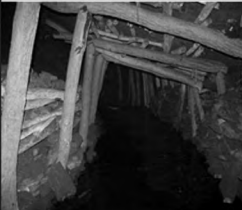
#> input picture matlab/MSR/paper1_1.png, 242 x 210 px, found by its file name
$ python Retinex_dodging.py
#> lines starting #> are read from the running program, lines starting #| are printed output that depends on the picture
#> further down, im is the input picture: shape (210, 242, 3); min 0, max 233, mean 63.9
#> in _BGR2HSV, `dst = cv2.cvtColor(input_img, cv2.COLOR_BGR2HSV)`: dst: shape (42, 48, 3); mean H, S, V 0, 0, 63.3
#> in _BGR2HSV, `h_img, s_img, v_img = cv2.split(dst)`: h_img: shape (42, 48); every value is 0
'''
Retinex匀光算法

***接口函数***
Retinex(input_img,filter=['Gauss'],ksize=[3],weight=[1],gstd=0,hstd=0)
    函数说明：Retinex匀光算法(SSR/MSR)，返回处理后的图像
    参数说明：input_img 单通道图片
_BGR2HSV(input_img,model='opencv')
_HSV2BGR(h_img,s_img,v_img,model='opencv')
_HSV_channel_histogram(h_img,s_img,v_img)
    函数说明：归一化h、s、v三通道数值并显示各直方图，无返回值
_BGR2HLS(input_img,model='opencv')
_HLS2BGR(h_img,l_img,s_img,model='opencv')
'''
import cv2
import numpy as np
import matplotlib.pyplot as plt

def Retinex(input_img,filter=['Gauss'],ksize=[3],weight=[1],gstd=0,hstd=0): # gstd-空间高斯函数标准差;sstd-灰度值相似性高斯函数标准差
    '''Retinex匀光算法(SSR/MSR)流程:
        1.估计照度分量;2.计算反射分量;3.反射分量增强
        ***注意***
        输出input_img必须为单通道图像,即len(input_img.shape)=2
    '''
#> called with gstd = 0, hstd = 0
    multi_scale = len(filter)
    blur_img = []
    # 检查输入图像维度
    if(len(input_img.shape)!=2):
        raise RuntimeError('The dimensionality of input image must be 2')
    # 检查filter,ksize和weight三者维度是否一致
    if(len(filter)!=len(ksize) or len(filter)!=len(weight)):
        raise RuntimeError('The number of filter, ksize and weight are not equal')
    # 检查滤波器大小和权重和
    if(multi_scale==1):
        if (ksize[0] % 2 != 1):
            raise RuntimeError('Filter ksize must be odd')
        if(weight[0]!=1):
            raise RuntimeError('The weight must be 1')
    else:
        for i in ksize:
            if(i % 2 != 1):
                raise RuntimeError('Filter ksize must be odd')
        if(sum(weight)!=1):
            raise RuntimeError('The sum of weight must be 1')
    # 计算照度分量
    def filter_blur(input_img=input_img,filter=filter[0],ksize=ksize[0],gstd=gstd,hstd=hstd):
        if (filter == 'Gauss'):
            blur = cv2.GaussianBlur(input_img, (ksize, ksize), gstd)
        elif (filter == 'Mean'):
            blur = cv2.blur(input_img, (ksize, ksize))
        elif (filter == 'Median'):
            blur = cv2.medianBlur(input_img, ksize)
        elif (filter == 'Bilateral'):
            blur = cv2.bilateralFilter(input_img, ksize, gstd, hstd)
        else:
            raise RuntimeError('Filter type error')
        return blur
    if(multi_scale==1):
        blur_img.append(filter_blur())
    else:
        for i in range(len(filter)):
            blur_img.append(filter_blur(filter=filter[i],ksize=ksize[i]))
#> this loop made 3 passes
#> pass 1, in filter_blur, `blur = cv2.GaussianBlur(input_img, (ksize, ksize), gstd)`:
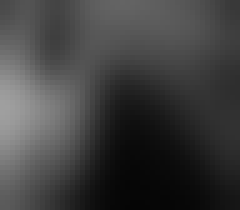
#> blur: shape (42, 48) (shown 5 times larger); min 5, max 159, mean 63.6
#> pass 3, in filter_blur (call 3), `blur = cv2.GaussianBlur(input_img, (ksize, ksize), gstd)`:
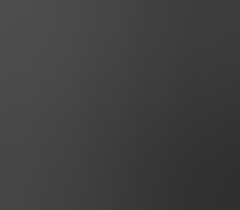
#> blur: shape (42, 48) (shown 5 times larger); min 47, max 77, mean 63.4
#> after the loop, blur_img = 3 items
    # 计算反射图像:R(x,y)=f(x,y)/f(x,y)*G(x,y) => log[R(x,y)]=log[f(x,y)]-log[f(x,y)*G(x,y)] =>R(x,y)=e^{log[f(x,y)]-log[f(x,y)*G(x,y)]}
    def replace_zeroes(input_img): # 替换图像中亮度为0的像素点
        min_nonzero=min(input_img[np.nonzero(input_img)]) # np.nonzero返回表征非零元素在矩阵中位置的元组,元组中前一个列表存放非零行坐标，后一个列表存放非零元素列坐标
#> min_nonzero = 1
        input_img[input_img==0]=min_nonzero
#> input_img: shape (42, 48); min 1, max 210, mean 63.3
        return input_img
    if(multi_scale==1):
        dst_input=cv2.log(replace_zeroes(input_img)/255.0) # 归一化像素值以保证cv2.log正常运行
        dst_blur=cv2.log(replace_zeroes(blur_img[0])/255.0)
        log_R=cv2.subtract(dst_input,dst_blur)
        exp_R=cv2.exp(log_R)
        dst_R=cv2.normalize(exp_R,None,0,255,cv2.NORM_MINMAX) # 归一化像素值至[0,255]
        output_img=cv2.convertScaleAbs(dst_R) # 转换为uint8格式
    else:
        intermediate_img = []
        dst_input = cv2.log(replace_zeroes(input_img) / 255.0)
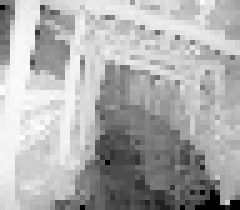
#> dst_input: shape (42, 48) float64 (shown 5 times larger); min -5.54, max -0.194, mean -1.9; drawn with min black and max white
        for i in range(len(blur_img)):
            dst_blur = cv2.log(replace_zeroes(blur_img[i]) / 255.0)
            log_R = cv2.subtract(dst_input, dst_blur)
            intermediate_img.append(weight[i]*log_R)
#> this loop made 3 passes
#> min_nonzero in replace_zeroes on passes 1 to 3: 5, 18, 47
#> pass 1, in Retinex, `dst_blur = cv2.log(replace_zeroes(blur_img[i]) / 255.0)`:
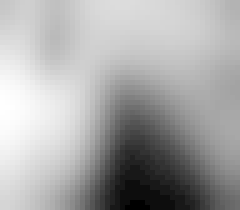
#> dst_blur: shape (42, 48) float64 (shown 5 times larger); min -3.93, max -0.472, mean -1.65; drawn with min black and max white
#> pass 1, in Retinex, `log_R = cv2.subtract(dst_input, dst_blur)`:
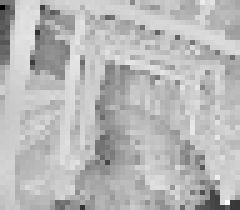
#> log_R: shape (42, 48) float64 (shown 5 times larger); min -4.32, max 1.31, mean -0.25; drawn with min black and max white
#> pass 2, in Retinex, `log_R = cv2.subtract(dst_input, dst_blur)`:
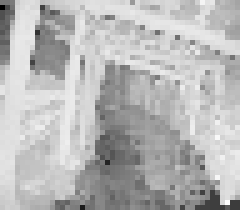
#> log_R: shape (42, 48) float64 (shown 5 times larger); min -4.49, max 1.17, mean -0.408; drawn with min black and max white
#> after the loop, intermediate_img = 3 items
        exp_R = cv2.exp(sum(intermediate_img))
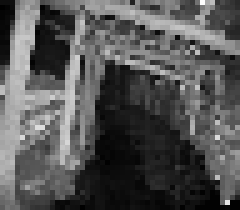
#> exp_R: shape (42, 48) float64 (shown 5 times larger); min 0.0121, max 2.71, mean 0.909; drawn with min black and max white
        dst_R = cv2.normalize(exp_R, None, 0, 255, cv2.NORM_MINMAX)
        output_img = cv2.convertScaleAbs(dst_R)
    # 颜色增强(暂缺)
    return output_img

def _BGR2HSV(input_img,model='opencv'):
    '''
    HSV 中的 S 控制纯色中混入白色的量，值越大，白色越少，颜色越纯；
    HSV 中的 V 控制纯色中混入黑色的量，值越大，黑色越少，明度越高；
    HLS 中的 S 和黑白没有关系，饱和度不控制颜色中混入黑白的多寡；
    HLS 中的 L 控制纯色中的混入的黑白两种颜色。'''
    # 检查输入图像通道数
    if(len(input_img.shape)!=3):
        raise RuntimeError('Input image error')
    # 采用opencv默认HSV体系:H、S、V值范围分别是[0,180]，[0,255]，[0,255]
    if(model=='opencv'):
        dst = cv2.cvtColor(input_img, cv2.COLOR_BGR2HSV)  # 色彩空间转换
        h_img, s_img, v_img = cv2.split(dst)
    # 公式推算
    elif(model=='formulate'):
        pass
    else:
        raise RuntimeError('Model value error')
    return h_img,s_img,v_img # uint8格式的numpy.ndarray类型

def _HSV2BGR(h_img,s_img,v_img,model='opencv'):
    # 检查输入图像通道数
#> called with model = 'opencv'
    if (len(h_img.shape)!=2 or len(s_img.shape)!=2 or len(v_img.shape)!=2):
        raise RuntimeError('Input image error')
    # 采用opencv默认HSV体系:H、S、V值范围分别是[0,180]，[0,255]，[0,255]
    if (model == 'opencv'):
        dst = cv2.merge([h_img,s_img,v_img])
#> dst: shape (42, 48, 3); mean H, S, V 0, 0, 84.7
        output_img = cv2.cvtColor(dst, cv2.COLOR_HSV2BGR)  # 色彩空间转换
#> output_img: shape (42, 48, 3)
    # 公式推算
    elif (model == 'formulate'):
        pass
    else:
        raise RuntimeError('Model value error')
    return output_img  # uint8格式的numpy.ndarray类型

# [50 lines left out: functions _HSV_channel_histogram, _BGR2HLS, _HLS2BGR, not called in this run]


if __name__=='__main__':
    im = cv2.imread('paper1_1.png', 1)  # 读入<class 'numpy.ndarray'>;(height, width, channel)
    # print('channel:',len(im.shape))
    im = cv2.resize(im, (int(im.shape[1] / 5), int(im.shape[0] / 5)), cv2.INTER_AREA)  # 官方推荐缩放使用INTER_AREA(区域插值)
    # cv2.imshow('out1',im)
    channel1_img, channel2_img, channel3_img = _BGR2HSV(im)
    # [6 lines of commented-out code are left out]
    channel3_img = Retinex(channel3_img, filter=['Gauss', 'Gauss', 'Gauss'], ksize=[23, 63, 153],
                           weight=[0.1, 0.5, 0.4], gstd=0, hstd=0)
    im = _HSV2BGR(channel1_img, channel2_img, channel3_img)
    cv2.imshow('out2', im)
    # cv2.imwrite('./retinex.jpg',im)

    cv2.waitKey(0)  # 等待用户事件;参数0代表无限等待
    cv2.destroyAllWindows()  # 关闭所有窗口
